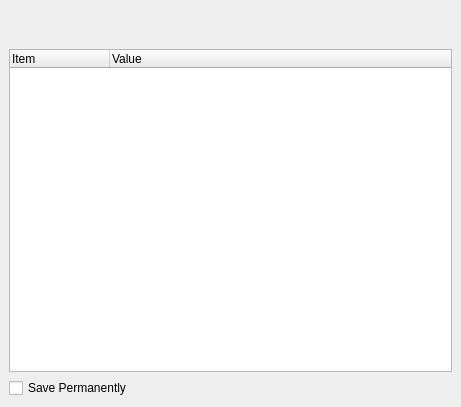
<ui version="4.0" >
 <class>SvnSSLTrustDialog</class>
 <widget class="QWidget" name="SvnSSLTrustDialog" >
  <property name="geometry" >
   <rect>
    <x>0</x>
    <y>0</y>
    <width>461</width>
    <height>407</height>
   </rect>
  </property>
  <property name="windowTitle" >
   <string>SSL Server Certificate</string>
  </property>
  <layout class="QGridLayout" >
   <property name="leftMargin" >
    <number>9</number>
   </property>
   <property name="topMargin" >
    <number>9</number>
   </property>
   <property name="rightMargin" >
    <number>9</number>
   </property>
   <property name="bottomMargin" >
    <number>9</number>
   </property>
   <property name="horizontalSpacing" >
    <number>6</number>
   </property>
   <property name="verticalSpacing" >
    <number>6</number>
   </property>
   <item row="2" column="0" colspan="2" >
    <widget class="QTreeWidget" name="treeWidget" >
     <property name="indentation" >
      <number>0</number>
     </property>
     <property name="columnCount" >
      <number>2</number>
     </property>
     <column>
      <property name="text" >
       <string>Item</string>
      </property>
     </column>
     <column>
      <property name="text" >
       <string>Value</string>
      </property>
     </column>
    </widget>
   </item>
   <item row="3" column="0" >
    <widget class="QCheckBox" name="permanentCheck" >
     <property name="text" >
      <string>Save Permanently</string>
     </property>
    </widget>
   </item>
   <item row="0" column="0" colspan="2" >
    <widget class="QLabel" name="msgLabel" >
     <property name="text" >
      <string/>
     </property>
    </widget>
   </item>
   <item row="1" column="0" colspan="2" >
    <widget class="QLabel" name="reasonLabel" >
     <property name="sizePolicy" >
      <sizepolicy vsizetype="Preferred" hsizetype="Preferred" >
       <horstretch>0</horstretch>
       <verstretch>0</verstretch>
      </sizepolicy>
     </property>
     <property name="text" >
      <string/>
     </property>
    </widget>
   </item>
  </layout>
 </widget>
 <resources/>
 <connections/>
</ui>
